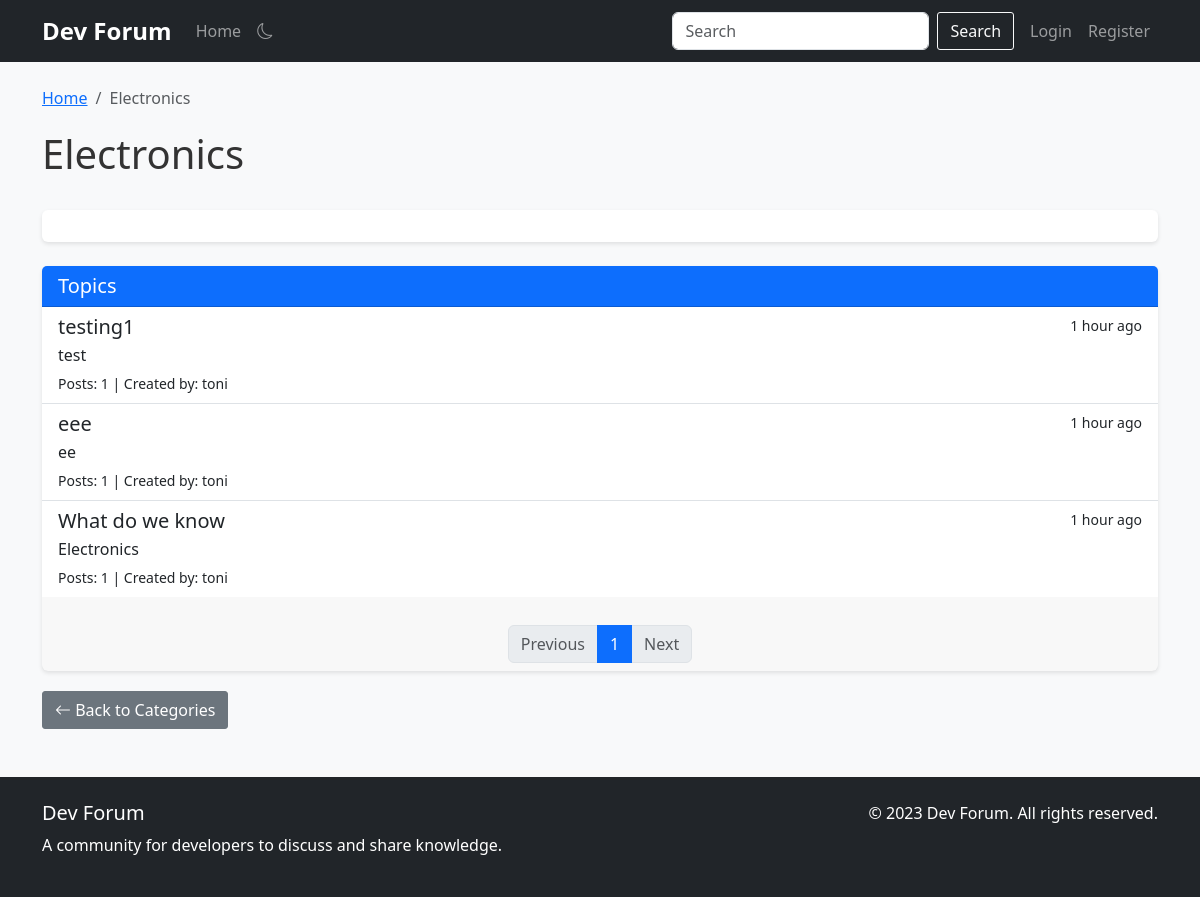
/category/6/page/1, run on the app's committed database.
### app.py (models this page shows, shortened)
class Category(db.Model):
    id = db.Column(db.Integer, primary_key=True)
    name = db.Column(db.String(100), nullable=False, index=True)
    description = db.Column(db.Text, nullable=True)
    topics = db.relationship('Topic', backref='category', lazy='dynamic', cascade='all, delete-orphan')

class Topic(db.Model):
    id = db.Column(db.Integer, primary_key=True)
    title = db.Column(db.String(100), nullable=False, index=True)
    description = db.Column(db.Text, nullable=True)
    created_at = db.Column(db.DateTime, default=datetime.utcnow, index=True)
    category_id = db.Column(db.Integer, db.ForeignKey('category.id'), nullable=False, index=True)
    posts = db.relationship('Post', backref='topic', lazy='dynamic', cascade='all, delete-orphan')

class User(db.Model, UserMixin):
    id = db.Column(db.Integer, primary_key=True)
    username = db.Column(db.String(80), unique=True, nullable=False, index=True)
    email = db.Column(db.String(120), unique=True, nullable=False, index=True)
    password_hash = db.Column(db.String(128))
    bio = db.Column(db.Text, nullable=True)
    join_date = db.Column(db.DateTime, default=datetime.utcnow, index=True)
    is_admin = db.Column(db.Boolean, default=False)
    posts = db.relationship('Post', backref='author', lazy='dynamic', cascade='all, delete-orphan')
    comments = db.relationship('Comment', backref='author', lazy='dynamic', cascade='all, delete-orphan')

### app.py (the view)
@app.route('/category/<int:category_id>')
@app.route('/category/<int:category_id>/page/<int:page>')
@cache.cached(timeout=60, query_string=True)
def category(category_id, page=1):
    category = Category.query.get_or_404(category_id)
    topics = Topic.query.filter_by(category_id=category_id).order_by(Topic.created_at.desc()).paginate(
        page=page, per_page=app.config['TOPICS_PER_PAGE'], error_out=False)
    return render_template('category.html', category=category, topics=topics)

### app.py (called while the page is built)
@app.template_filter('time_since')
def time_since(dt):
    now = datetime.utcnow()
    diff = now - dt
    if diff.days > 365:
        years = diff.days // 365
        return f"{years} year{'s' if years > 1 else ''} ago"
    elif diff.days > 30:
        months = diff.days // 30
        return f"{months} month{'s' if months > 1 else ''} ago"
    elif diff.days > 0:
        return f"{diff.days} day{'s' if diff.days > 1 else ''} ago"
    elif diff.seconds > 3600:
        hours = diff.seconds // 3600
        return f"{hours} hour{'s' if hours > 1 else ''} ago"
    elif diff.seconds > 60:
        minutes = diff.seconds // 60
        return f"{minutes} minute{'s' if minutes > 1 else ''} ago"
    else:
        return "just now"

@app.context_processor
def utility_processor():
    def recent_topics(limit=5):
        return Topic.query.order_by(Topic.created_at.desc()).limit(limit).all()
    def recent_posts(limit=5):
        return Post.query.order_by(Post.created_at.desc()).limit(limit).all()
    def user_count():
        return User.query.count()
    def topic_count():
        return Topic.query.count()
    def post_count():
        return Post.query.count()
    return {
        'recent_topics': recent_topics,
        'recent_posts': recent_posts,
        'user_count': user_count,
        'topic_count': topic_count,
        'post_count': post_count
    }

### templates/category.html (shortened to what this page needs)
{% extends "base.html" %}
{% block content %}
<div class="row">
    <div class="col-md-12">
        <nav aria-label="breadcrumb">
            <ol class="breadcrumb">
                <li class="breadcrumb-item"><a href="{{ url_for('index') }}">Home</a></li>
                <li class="breadcrumb-item active" aria-current="page">{{ category.name }}</li>
            </ol>
        </nav>
        <div class="d-flex justify-content-between align-items-center mb-4">
            <h1>{{ category.name }}</h1>
        </div>
        <div class="card mb-4">
            <div class="card-body">
            </div>
        </div>
        <div class="card">
            <div class="card-header bg-primary text-white">
                <h5 class="mb-0">Topics</h5>
            </div>
            <div class="list-group list-group-flush">
                {% for topic in topics.items %}
                <a href="{{ url_for('topic', topic_id=topic.id) }}" class="list-group-item list-group-item-action">
                    <div class="d-flex w-100 justify-content-between">
                        <h5 class="mb-1">{{ topic.title }}</h5>
                        <small>{{ topic.created_at|time_since }}</small>
                    </div>
                    {% if topic.description %}
                    <p class="mb-1">{{ topic.description }}</p>
                    {% endif %}
                    <small>
                        Posts: {{ topic.posts.count() }} |
                        Created by: {{ topic.posts.first().author.username if topic.posts.first() else 'Unknown' }}
                    </small>
                </a>
                {% endfor %}
            </div>
            {% if topics.items %}
            <div class="card-footer">
                <nav aria-label="Topics pagination">
                    <ul class="pagination justify-content-center mb-0">
                        {% if topics.has_prev %}
                        <li class="page-item">
                            <a class="page-link" href="{{ url_for('category', category_id=category.id, page=topics.prev_num) }}">Previous</a>
                        </li>
                        {% else %}
                        <li class="page-item disabled">
                            <span class="page-link">Previous</span>
                        </li>
                        {% endif %}
                        {% for page_num in topics.iter_pages(left_edge=1, right_edge=1, left_current=2, right_current=2) %}
                            {% if page_num %}
                                {% if page_num == topics.page %}
                                <li class="page-item active">
                                    <span class="page-link">{{ page_num }}</span>
                                </li>
                                {% else %}
                                <li class="page-item">
                                    <a class="page-link" href="{{ url_for('category', category_id=category.id, page=page_num) }}">{{ page_num }}</a>
                                </li>
                                {% endif %}
                            {% else %}
                                <li class="page-item disabled">
                                    <span class="page-link">...</span>
                                </li>
                            {% endif %}
                        {% endfor %}
                        {% if topics.has_next %}
                        <li class="page-item">
                            <a class="page-link" href="{{ url_for('category', category_id=category.id, page=topics.next_num) }}">Next</a>
                        </li>
                        {% else %}
                        <li class="page-item disabled">
                            <span class="page-link">Next</span>
                        </li>
                        {% endif %}
                    </ul>
                </nav>
            </div>
            {% endif %}
        </div>
        <div class="mt-3">
            <a href="{{ url_for('index') }}" class="btn btn-secondary">
                <i class="bi bi-arrow-left"></i> Back to Categories
            </a>
        </div>
    </div>
</div>
{% endblock %}

### static/css/style.css (style rules this page uses)
body { font-family: 'Segoe UI', Tahoma, Geneva, Verdana, sans-serif; background-color: #f8f9fa; color: #333; }
.card { box-shadow: 0 2px 4px rgba(0, 0, 0, 0.1); border: none; margin-bottom: 20px; }
.card-header { font-weight: bold; }
.breadcrumb { background-color: transparent; padding: 0; margin-bottom: 20px; }
.btn { border-radius: 3px; }
.pagination { justify-content: center; margin-top: 20px; }

### data on the page
Category: name "Electronics"
Topic: title "testing1", created_at "1 hour ago", description "test", posts.count "1", posts.first "toni"
Topic: title "eee", created_at "1 hour ago", description "ee", posts.count "1", posts.first "toni"
Topic: title "What do we know", created_at "1 hour ago", description "Electronics", posts.count "1", posts.first "toni"

### other printed values
{{ page_num }} "1"
